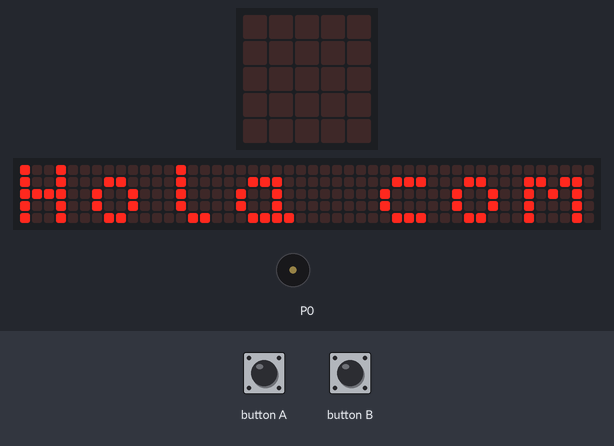
The program below on a simulated BBC micro:bit (MakeCode). Parts: the board's 5×5 LED display, a strip that is not on the board, showing the scrolling text unrolled, buzzer (waves = sounding). The test bench sets the inputs (shaded band). The 48×5 strip is a reading aid, not a part: it shows the text the display is scrolling, unrolled, one strip-width of it at a time.

Above: at 0.1 s.
At 5.0 s:
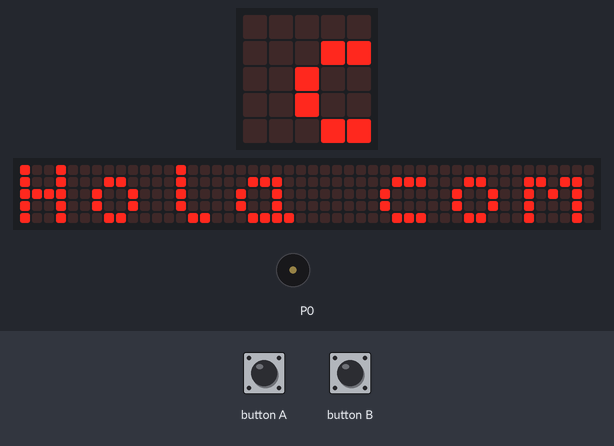
5.1 s: button A pressed for 0.15 s
5.8 s: button B pressed for 0.15 s
6.5 s: button A pressed for 0.15 s
At 29.2 s:
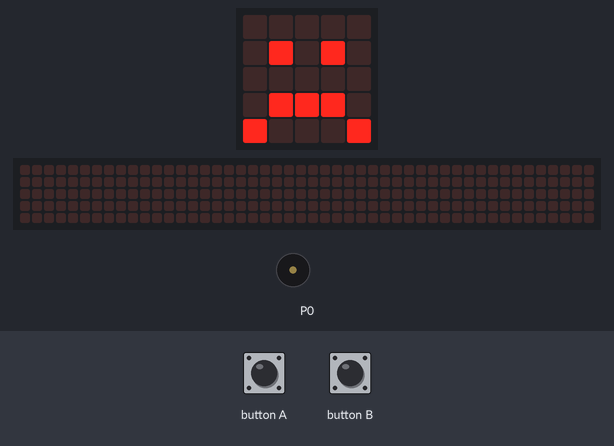
Timing chart, 0 to 30.7 s (numbered marks = the images above; inputs shaded):
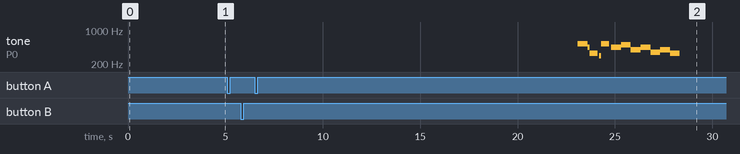

Measured:
- by itself, tone on P0: plays 523 Hz for 0.51 s, 440 Hz for 0.09 s, 330 Hz for 0.41 s, 294 Hz for 0.09 s, 523 Hz for 0.41 s, 440 Hz for 0.51 s … (12 notes in this stretch)

The program:

main.ts
```typescript
input.onButtonPressed(Button.A, function () {
    basic.showIcon(IconNames.Sad)
    music.playMelody("C5 A B G A F G E ", 120)
})
input.onButtonPressed(Button.B, function () {
    basic.showIcon(IconNames.Happy)
    music.playMelody("E D G F B A C5 B ", 120)
})
basic.showString("Hola como te sientes hoy")
```

test.ts
```typescript
// aquí va el archivo "tests"; esto no se compilará cuando este paquete se utilice como una extensión.
```
